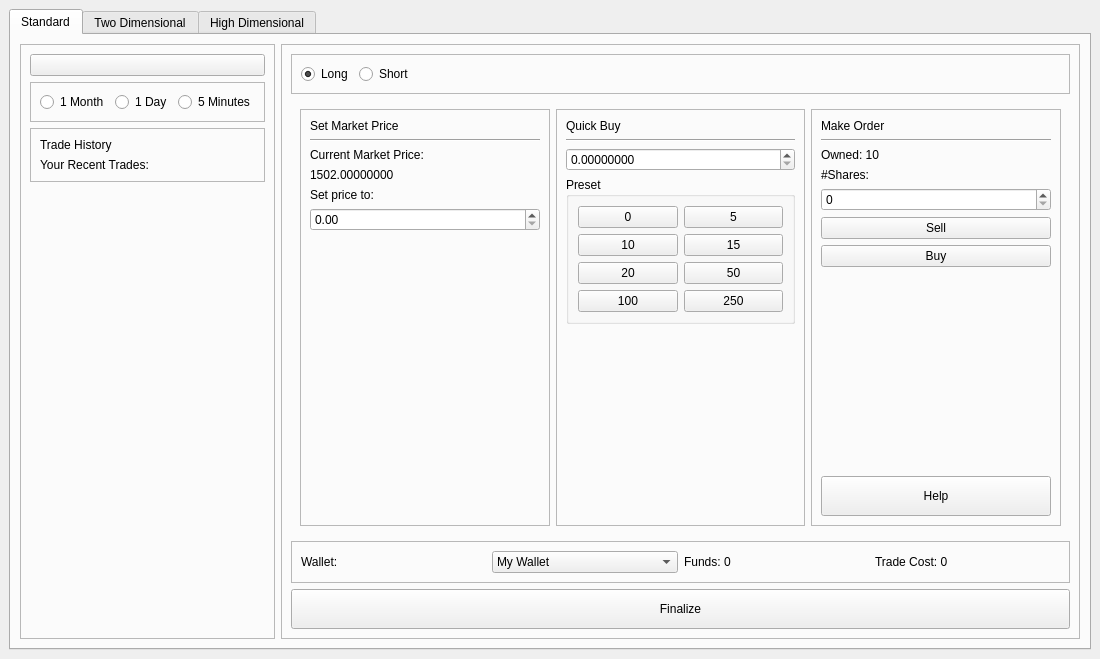
<?xml version="1.0" encoding="UTF-8"?>
<ui version="4.0">
 <class>TradingWindow</class>
 <widget class="QMainWindow" name="TradingWindow">
  <property name="geometry">
   <rect>
    <x>0</x>
    <y>0</y>
    <width>1100</width>
    <height>659</height>
   </rect>
  </property>
  <property name="windowTitle">
   <string>Trading</string>
  </property>
  <widget class="QWidget" name="centralwidget">
   <layout class="QVBoxLayout" name="verticalLayout">
    <item>
     <widget class="QTabWidget" name="tabWidget">
      <property name="tabShape">
       <enum>QTabWidget::Rounded</enum>
      </property>
      <property name="currentIndex">
       <number>0</number>
      </property>
      <widget class="QWidget" name="tab">
       <attribute name="title">
        <string>Standard</string>
       </attribute>
       <layout class="QHBoxLayout" name="horizontalLayout">
        <item>
         <widget class="QFrame" name="frame">
          <property name="frameShape">
           <enum>QFrame::StyledPanel</enum>
          </property>
          <property name="frameShadow">
           <enum>QFrame::Raised</enum>
          </property>
          <layout class="QVBoxLayout" name="verticalLayout_2">
           <item>
            <widget class="QPushButton" name="pushButton">
             <property name="text">
              <string/>
             </property>
             <property name="icon">
              <iconset>
               <normaloff>:/icons/graph</normaloff>:/icons/graph</iconset>
             </property>
             <property name="iconSize">
              <size>
               <width>400</width>
               <height>300</height>
              </size>
             </property>
            </widget>
           </item>
           <item>
            <widget class="QFrame" name="frame_7">
             <property name="frameShape">
              <enum>QFrame::StyledPanel</enum>
             </property>
             <property name="frameShadow">
              <enum>QFrame::Raised</enum>
             </property>
             <layout class="QHBoxLayout" name="horizontalLayout_3">
              <item>
               <widget class="QRadioButton" name="radioButton_2">
                <property name="text">
                 <string>1 Month</string>
                </property>
               </widget>
              </item>
              <item>
               <widget class="QRadioButton" name="radioButton">
                <property name="text">
                 <string>1 Day</string>
                </property>
               </widget>
              </item>
              <item>
               <widget class="QRadioButton" name="radioButton_3">
                <property name="text">
                 <string>5 Minutes</string>
                </property>
               </widget>
              </item>
             </layout>
            </widget>
           </item>
           <item>
            <widget class="QFrame" name="frame_9">
             <property name="frameShape">
              <enum>QFrame::StyledPanel</enum>
             </property>
             <property name="frameShadow">
              <enum>QFrame::Raised</enum>
             </property>
             <layout class="QVBoxLayout" name="verticalLayout_7">
              <item>
               <widget class="QLabel" name="label_12">
                <property name="text">
                 <string>Trade History</string>
                </property>
               </widget>
              </item>
              <item>
               <widget class="QLabel" name="label_13">
                <property name="text">
                 <string>Your Recent Trades:</string>
                </property>
               </widget>
              </item>
             </layout>
            </widget>
           </item>
           <item>
            <spacer name="verticalSpacer">
             <property name="orientation">
              <enum>Qt::Vertical</enum>
             </property>
             <property name="sizeHint" stdset="0">
              <size>
               <width>20</width>
               <height>40</height>
              </size>
             </property>
            </spacer>
           </item>
          </layout>
         </widget>
        </item>
        <item>
         <widget class="QFrame" name="frame_2">
          <property name="frameShape">
           <enum>QFrame::StyledPanel</enum>
          </property>
          <property name="frameShadow">
           <enum>QFrame::Raised</enum>
          </property>
          <layout class="QVBoxLayout" name="verticalLayout_3">
           <item>
            <widget class="QFrame" name="frame_10">
             <property name="frameShape">
              <enum>QFrame::StyledPanel</enum>
             </property>
             <property name="frameShadow">
              <enum>QFrame::Raised</enum>
             </property>
             <layout class="QHBoxLayout" name="horizontalLayout_5">
              <item>
               <widget class="QRadioButton" name="radioButton_5">
                <property name="text">
                 <string>Long</string>
                </property>
                <property name="checked">
                 <bool>true</bool>
                </property>
               </widget>
              </item>
              <item>
               <widget class="QRadioButton" name="radioButton_4">
                <property name="text">
                 <string>Short</string>
                </property>
               </widget>
              </item>
              <item>
               <spacer name="horizontalSpacer">
                <property name="orientation">
                 <enum>Qt::Horizontal</enum>
                </property>
                <property name="sizeHint" stdset="0">
                 <size>
                  <width>40</width>
                  <height>20</height>
                 </size>
                </property>
               </spacer>
              </item>
             </layout>
            </widget>
           </item>
           <item>
            <widget class="QFrame" name="frame_3">
             <property name="frameShape">
              <enum>QFrame::NoFrame</enum>
             </property>
             <property name="frameShadow">
              <enum>QFrame::Raised</enum>
             </property>
             <layout class="QHBoxLayout" name="horizontalLayout_2">
              <item>
               <widget class="QFrame" name="frame_4">
                <property name="frameShape">
                 <enum>QFrame::StyledPanel</enum>
                </property>
                <property name="frameShadow">
                 <enum>QFrame::Raised</enum>
                </property>
                <layout class="QVBoxLayout" name="verticalLayout_4">
                 <item>
                  <widget class="QLabel" name="label_4">
                   <property name="text">
                    <string>Set Market Price</string>
                   </property>
                  </widget>
                 </item>
                 <item>
                  <widget class="Line" name="line_3">
                   <property name="orientation">
                    <enum>Qt::Horizontal</enum>
                   </property>
                  </widget>
                 </item>
                 <item>
                  <widget class="QLabel" name="label_9">
                   <property name="text">
                    <string>Current Market Price:</string>
                   </property>
                  </widget>
                 </item>
                 <item>
                  <widget class="QLabel" name="label_10">
                   <property name="text">
                    <string>1502.00000000</string>
                   </property>
                  </widget>
                 </item>
                 <item>
                  <widget class="QLabel" name="label_11">
                   <property name="text">
                    <string>Set price to:</string>
                   </property>
                  </widget>
                 </item>
                 <item>
                  <widget class="QDoubleSpinBox" name="doubleSpinBox"/>
                 </item>
                 <item>
                  <spacer name="verticalSpacer_4">
                   <property name="orientation">
                    <enum>Qt::Vertical</enum>
                   </property>
                   <property name="sizeHint" stdset="0">
                    <size>
                     <width>20</width>
                     <height>40</height>
                    </size>
                   </property>
                  </spacer>
                 </item>
                </layout>
               </widget>
              </item>
              <item>
               <widget class="QFrame" name="frame_5">
                <property name="frameShape">
                 <enum>QFrame::StyledPanel</enum>
                </property>
                <property name="frameShadow">
                 <enum>QFrame::Raised</enum>
                </property>
                <layout class="QVBoxLayout" name="verticalLayout_5">
                 <item>
                  <widget class="QLabel" name="label_5">
                   <property name="text">
                    <string>Quick Buy</string>
                   </property>
                  </widget>
                 </item>
                 <item>
                  <widget class="Line" name="line_2">
                   <property name="orientation">
                    <enum>Qt::Horizontal</enum>
                   </property>
                  </widget>
                 </item>
                 <item>
                  <widget class="QDoubleSpinBox" name="doubleSpinBox_2">
                   <property name="decimals">
                    <number>8</number>
                   </property>
                  </widget>
                 </item>
                 <item>
                  <widget class="QGroupBox" name="groupBox">
                   <property name="title">
                    <string>Preset</string>
                   </property>
                   <layout class="QGridLayout" name="gridLayout_2">
                    <item row="0" column="0">
                     <widget class="QPushButton" name="pushButton_5">
                      <property name="text">
                       <string>0</string>
                      </property>
                     </widget>
                    </item>
                    <item row="2" column="0">
                     <widget class="QPushButton" name="pushButton_6">
                      <property name="text">
                       <string>10</string>
                      </property>
                     </widget>
                    </item>
                    <item row="7" column="1">
                     <widget class="QPushButton" name="pushButton_13">
                      <property name="text">
                       <string>250</string>
                      </property>
                     </widget>
                    </item>
                    <item row="0" column="1">
                     <widget class="QPushButton" name="pushButton_4">
                      <property name="text">
                       <string>5</string>
                      </property>
                     </widget>
                    </item>
                    <item row="3" column="0">
                     <widget class="QPushButton" name="pushButton_7">
                      <property name="text">
                       <string>20</string>
                      </property>
                     </widget>
                    </item>
                    <item row="2" column="1">
                     <widget class="QPushButton" name="pushButton_3">
                      <property name="text">
                       <string>15</string>
                      </property>
                     </widget>
                    </item>
                    <item row="3" column="1">
                     <widget class="QPushButton" name="pushButton_8">
                      <property name="text">
                       <string>50</string>
                      </property>
                     </widget>
                    </item>
                    <item row="7" column="0">
                     <widget class="QPushButton" name="pushButton_12">
                      <property name="text">
                       <string>100</string>
                      </property>
                     </widget>
                    </item>
                   </layout>
                  </widget>
                 </item>
                 <item>
                  <spacer name="verticalSpacer_3">
                   <property name="orientation">
                    <enum>Qt::Vertical</enum>
                   </property>
                   <property name="sizeHint" stdset="0">
                    <size>
                     <width>20</width>
                     <height>40</height>
                    </size>
                   </property>
                  </spacer>
                 </item>
                </layout>
               </widget>
              </item>
              <item>
               <widget class="QFrame" name="frame_6">
                <property name="frameShape">
                 <enum>QFrame::StyledPanel</enum>
                </property>
                <property name="frameShadow">
                 <enum>QFrame::Raised</enum>
                </property>
                <layout class="QVBoxLayout" name="verticalLayout_6">
                 <item>
                  <widget class="QLabel" name="label_6">
                   <property name="text">
                    <string>Make Order</string>
                   </property>
                  </widget>
                 </item>
                 <item>
                  <widget class="Line" name="line">
                   <property name="orientation">
                    <enum>Qt::Horizontal</enum>
                   </property>
                  </widget>
                 </item>
                 <item>
                  <widget class="QLabel" name="label_8">
                   <property name="text">
                    <string>Owned: 10</string>
                   </property>
                  </widget>
                 </item>
                 <item>
                  <widget class="QLabel" name="label_7">
                   <property name="text">
                    <string>#Shares:</string>
                   </property>
                  </widget>
                 </item>
                 <item>
                  <widget class="QSpinBox" name="spinBox"/>
                 </item>
                 <item>
                  <widget class="QPushButton" name="pushButton_9">
                   <property name="text">
                    <string>Sell</string>
                   </property>
                  </widget>
                 </item>
                 <item>
                  <widget class="QPushButton" name="pushButton_10">
                   <property name="text">
                    <string>Buy</string>
                   </property>
                  </widget>
                 </item>
                 <item>
                  <spacer name="verticalSpacer_2">
                   <property name="orientation">
                    <enum>Qt::Vertical</enum>
                   </property>
                   <property name="sizeHint" stdset="0">
                    <size>
                     <width>20</width>
                     <height>40</height>
                    </size>
                   </property>
                  </spacer>
                 </item>
                 <item>
                  <widget class="QPushButton" name="pushButton_11">
                   <property name="minimumSize">
                    <size>
                     <width>0</width>
                     <height>40</height>
                    </size>
                   </property>
                   <property name="text">
                    <string>Help</string>
                   </property>
                   <property name="icon">
                    <iconset resource="resources.qrc">
                     <normaloff>:/icons/resources/book.png</normaloff>:/icons/resources/book.png</iconset>
                   </property>
                   <property name="iconSize">
                    <size>
                     <width>32</width>
                     <height>32</height>
                    </size>
                   </property>
                  </widget>
                 </item>
                </layout>
               </widget>
              </item>
             </layout>
            </widget>
           </item>
           <item>
            <widget class="QFrame" name="frame_8">
             <property name="frameShape">
              <enum>QFrame::StyledPanel</enum>
             </property>
             <property name="frameShadow">
              <enum>QFrame::Raised</enum>
             </property>
             <layout class="QHBoxLayout" name="horizontalLayout_4">
              <item>
               <widget class="QLabel" name="label">
                <property name="text">
                 <string>Wallet:</string>
                </property>
               </widget>
              </item>
              <item>
               <widget class="QComboBox" name="comboBox">
                <item>
                 <property name="text">
                  <string>My Wallet</string>
                 </property>
                </item>
               </widget>
              </item>
              <item>
               <widget class="QLabel" name="label_2">
                <property name="text">
                 <string>Funds: 0</string>
                </property>
               </widget>
              </item>
              <item>
               <widget class="QLabel" name="label_3">
                <property name="text">
                 <string>Trade Cost: 0</string>
                </property>
               </widget>
              </item>
             </layout>
            </widget>
           </item>
           <item>
            <widget class="QPushButton" name="pushButton_2">
             <property name="minimumSize">
              <size>
               <width>0</width>
               <height>40</height>
              </size>
             </property>
             <property name="text">
              <string>Finalize</string>
             </property>
             <property name="icon">
              <iconset resource="resources.qrc">
               <normaloff>:/icons/resources/check.png</normaloff>:/icons/resources/check.png</iconset>
             </property>
             <property name="iconSize">
              <size>
               <width>24</width>
               <height>32</height>
              </size>
             </property>
            </widget>
           </item>
          </layout>
         </widget>
        </item>
       </layout>
      </widget>
      <widget class="QWidget" name="tab_2">
       <attribute name="title">
        <string>Two Dimensional</string>
       </attribute>
      </widget>
      <widget class="QWidget" name="tab_3">
       <attribute name="title">
        <string>High Dimensional</string>
       </attribute>
      </widget>
     </widget>
    </item>
   </layout>
  </widget>
 </widget>
 <resources>
  <include location="resources.qrc"/>
 </resources>
 <connections/>
</ui>
